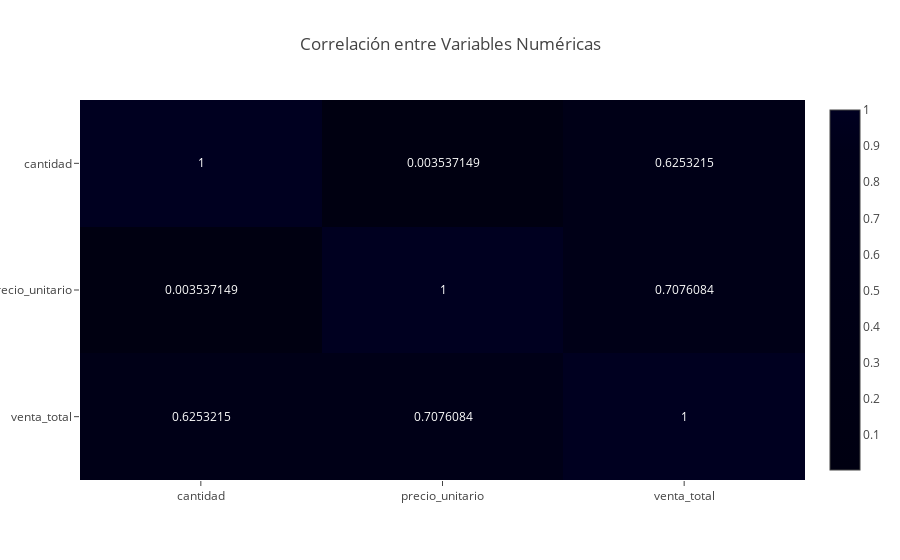

Notebook cell for this chart:
### Code cell
# correlacion entre variables
df_coor = df[['cantidad', 'precio_unitario', 'venta_total']].corr()

fig_heatmap = px.imshow(df_coor, text_auto=True, aspect='auto',
                        title='Correlación entre Variables Numéricas')
#fig_heatmap.show()

### Figure 1 — Plotly figure (JSON) as saved in the notebook; plotly's stock layout.template omitted (floating-point values rounded to 4 significant figures)
{"data": [{"coloraxis": "coloraxis", "hovertemplate": "x: %{x}<br>y: %{y}<br>color: %{z}<extra></extra>", "name": "0", "texttemplate": "%{z}", "type": "heatmap", "x": ["cantidad", "precio_unitario", "venta_total"], "xaxis": "x", "y": ["cantidad", "precio_unitario", "venta_total"], "yaxis": "y", "z": [[1.0, 0.003537, 0.6253], [0.003537, 1.0, 0.7076], [0.6253, 0.7076, 1.0]]}], "layout": {"coloraxis": {"colorscale": [[0, "#000011"], [0.1111, "#000012"], [0.2222, "#000013"], [0.3333, "#000014"], [0.4444, "#000015"], [0.5556, "#000016"], [0.6667, "#000017"], [0.7778, "#000018"], [0.8889, "#000019"], [1, "#000020"]]}, "title": {"text": "Correlación entre Variables Numéricas"}, "xaxis": {"anchor": "y", "domain": [0, 1]}, "yaxis": {"anchor": "x", "autorange": "reversed", "domain": [0, 1]}}}
